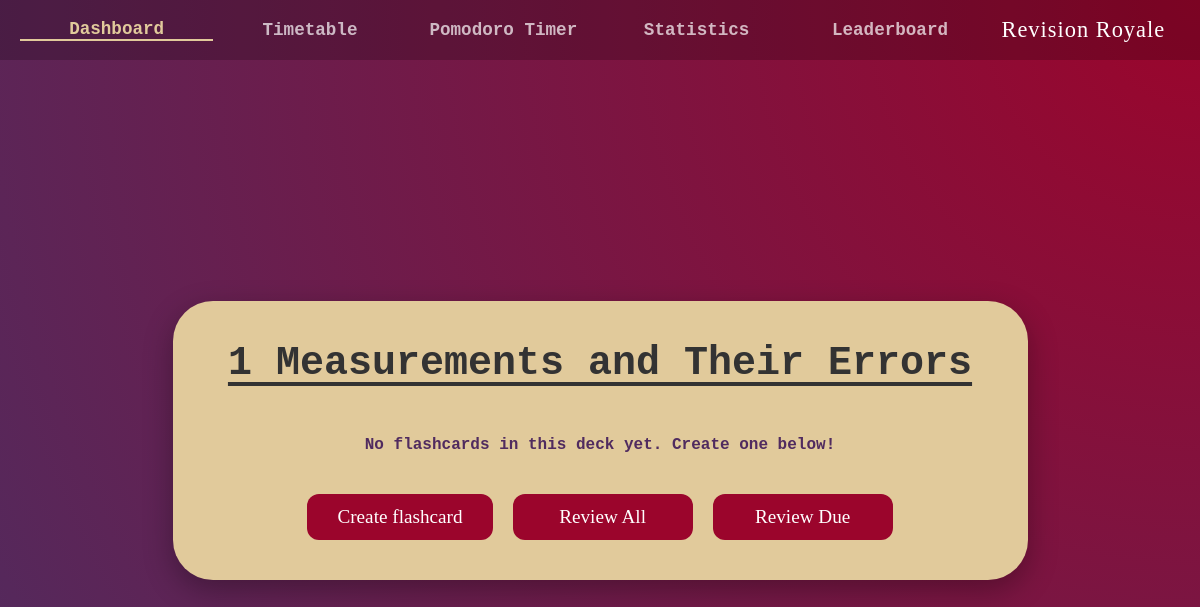
Page /flashcard_selection?DeckID=9 on the earlier database version.
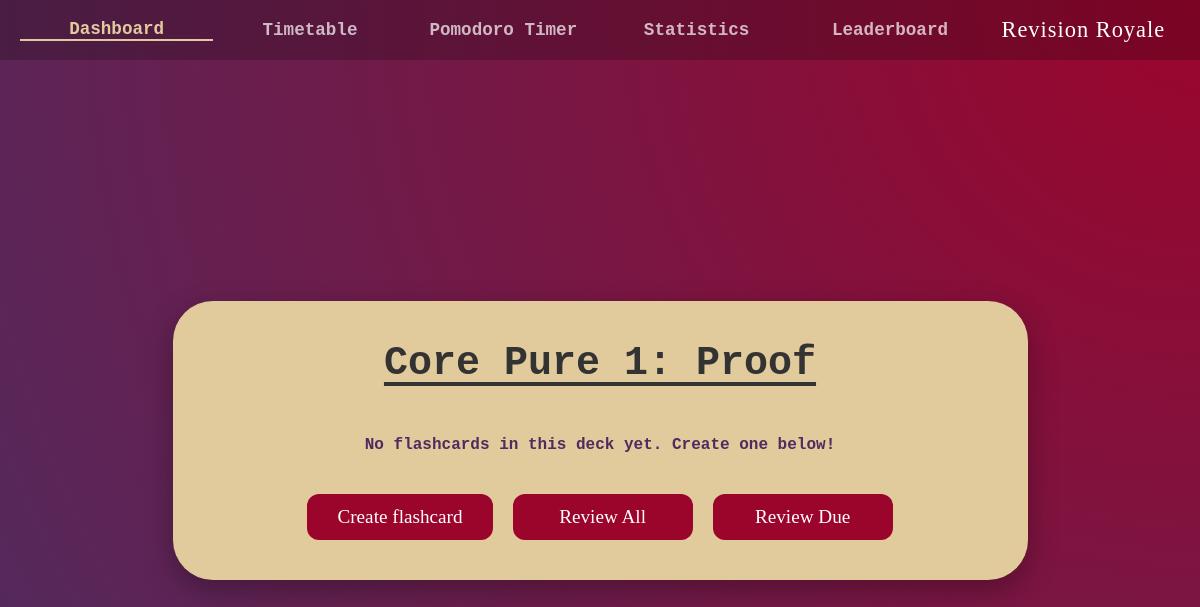
Same page on the later database version.
### tables this page shows
CREATE TABLE Decks
(DeckID INTEGER PRIMARY KEY AUTOINCREMENT,
DeckName TEXT,
Username TEXT,
SubjectID TEXT,
FOREIGN KEY(Username) REFERENCES Users(Username),
FOREIGN KEY(SubjectID) REFERENCES Subjects(SubjectID));

### app.py (the view)
@app.route("/flashcard_selection", methods=["GET"])
def FlashcardSelectionPage():
    AuthHandling(session)
    Deck = ProgramDatabase.GetRecord("Decks", AttributeValue("DeckID", "INTEGER", request.args.get('DeckID')))
    if Deck is None:
        return redirect("/deck_selection")
    Flashcards = ProgramDatabase.GetAllRecords("Flashcards", AttributeValue("DeckID", "INTEGER", request.args.get('DeckID')))
    FlashcardsData = []
    for Card in Flashcards:
        FlashcardsData.append(Card.ConvertToDictionary())
    return render_template("authenticated/subjects/flashcard_selection.html", ActivePage="dashboard", DeckData=Deck.ConvertToDictionary(), FlashcardsData = FlashcardsData)

### app.py (called while the page is built, shortened)
def AuthHandling(Session):
    global CurrentUser
    if "user" not in Session:
        return redirect("/login")

### modules.py (called while the page is built)
    def GetAttributes(self) -> list[AttributeValue]:
        return self.Attributes

    def ConvertToDictionary(self) -> dict:
        ReturnDictionary = {}
        for Attribute in self.GetAttributes():
            ReturnDictionary[Attribute.Name] = Attribute.Value
        ReturnDictionary[self.PrimaryKey.Name] = self.PrimaryKey.Value
        return ReturnDictionary

### templates/authenticated/subjects/flashcard_selection.html
{% extends "authenticated/authenticated_base.html" %}
{% block app_content %}
<div class="deck-view-wrapper">
    <div class="deck-big-card">
        <h1 class="deck-title">{{ DeckData["DeckName"] }}</h1>
        <div class="flashcards-grid-container">
            {% if FlashcardsData %}
                <div class="flashcards-grid">
                    {% for Flashcard in FlashcardsData %}
                    <a href="/flashcard_management?FlashcardID={{ Flashcard['FlashcardID'] }}"
                       class="flashcard-item priority-{{ Flashcard['Priority'] }}">
                        <div class="flashcard-front">
                            {{ Flashcard["FrontContent"] }}
                        </div>
                    </a>
                    {% endfor %}
                </div>
            {% else %}
                <p class="empty-state" style="color: #502b5f; font-weight: bold; font-family: 'Courier New', monospace;">
                    No flashcards in this deck yet. Create one below!
                </p>
            {% endif %}
        </div>
        <div class="review-actions" style="margin-top: 30px;">
            <a href="/flashcard_creation?DeckID={{ DeckData['DeckID'] }}" class="btn">Create flashcard</a>
            <a href="/flashcard_review?DeckID={{ DeckData['DeckID'] }}&mode=normal" class="btn">Review All</a>
            <a href="/flashcard_review?DeckID={{ DeckData['DeckID'] }}&mode=FSRS" class="btn">Review Due</a>
        </div>
    </div>
</div>
{% endblock %}

Differences in the rows shown:
changed Decks: DeckName "1 Measurements and Their Errors" → "Core Pure 1: Proof"
